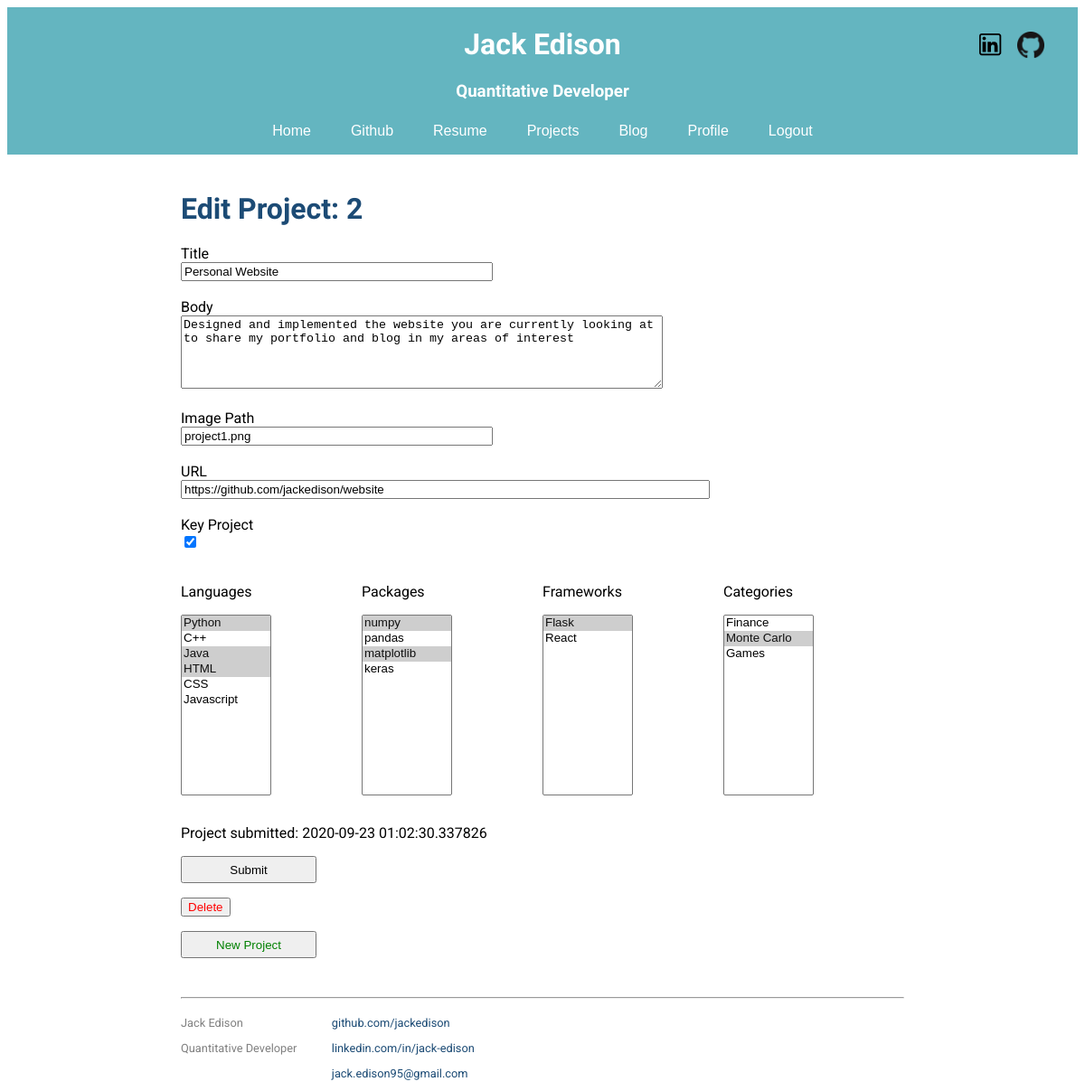
The app's page /edit_project/2 (signed in) with its own data.
### my_package/models.py (models this page shows, shortened)
class Projects(db.Model):
    id = db.Column(db.Integer, primary_key=True)
    title = db.Column(db.String(40))
    body = db.Column(db.String(190))
    date = db.Column(db.DateTime, index=True, default=datetime.utcnow)
    img_path = db.Column(db.String(60))  # Path to img
    url_to_link = db.Column(db.String(60))
    key_project = db.Column(db.Boolean)
    languages = db.relationship('Language', backref='author', lazy='dynamic')
    packages = db.relationship('Package', backref='author', lazy='dynamic')
    frameworks = db.relationship('Framework', backref='author', lazy='dynamic')
    categories = db.relationship('Category', backref='author', lazy='dynamic')
    def img(self):
        return '/images/'+self.img_path

### my_package/routes.py (the view)
@app.route('/edit_project/<id>', methods=['GET', 'POST'])
@login_required
def edit_project(id):
    print(current_user.username)
    if current_user.username != "Jack":
        return render_template('403.html')
    project = Projects.query.filter_by(id=id).first_or_404()
    form = ProjectForm()
    if form.validate_on_submit():  # If form is valid and submit
        if form.submit.data:
            project.title = form.title.data
            project.body = form.body.data
            project.img_path = form.img_path.data
            project.url_to_link = form.url_to_link.data
            project.key_project = form.key_project.data
            languages = project.languages
            for language in languages:
                db.session.delete(language)
            for language in form.languages.data:
                lang = Language(project_id=project.id, language=language)
                project.languages.append(lang)
            packages = project.packages
            for package in packages:
                db.session.delete(package)
            for package in form.packages.data:
                pack = Package(project_id=project.id, package=package)
                project.packages.append(pack)
            frameworks = project.frameworks
            for framework in frameworks:
                db.session.delete(framework)
            for framework in form.frameworks.data:
                frame = Framework(project_id=project.id, framework=framework)
                project.frameworks.append(frame)
            categories = project.categories
            for category in categories:
                db.session.delete(category)
            for category in form.categories.data:
                cat = Category(project_id=project.id, category=category)
                project.categories.append(cat)
            db.session.commit()
            flash('Your changes have been saved.')
        elif form.new_project.data:
            project = Projects()
            db.session.add(project)
            db.session.commit()
            return redirect(url_for('edit_project', id=project.id))
        elif form.delete.data:
            db.session.delete(project)
            db.session.commit()
            return redirect(url_for('index'))
    elif request.method == 'GET':  # If GET request for form then fill about_me
        form.title.data = project.title
        form.body.data = project.body
        form.img_path.data = project.img_path
        form.url_to_link.data = project.url_to_link
        form.key_project.data = project.key_project
        form.languages.data = [lang.language for lang in project.languages]
        form.packages.data = [pack.package for pack in project.packages]
        form.frameworks.data = [frame.framework for frame in project.frameworks]
        form.categories.data = [cat.category for cat in project.categories]
    return render_template('edit_project.html', project=project, form=form)

### my_package/forms.py
class ProjectForm(FlaskForm):
    title = wtforms.StringField('Title')
    body = wtforms.TextAreaField('Body')
    img_path = wtforms.StringField('Image Path')
    url_to_link = wtforms.StringField('URL')
    key_project = wtforms.BooleanField('Key Project')
    choice_manip = lambda x: [(y, y) for y in x]
    language_list = ['Python', 'C++', 'Java', 'HTML', 'CSS', 'Javascript']
    language_list = choice_manip(language_list)
    languages = wtforms.SelectMultipleField(u'Languages', choices=language_list)
    package_list = ['numpy', 'pandas', 'matplotlib', 'keras']
    package_list = choice_manip(package_list)
    packages = wtforms.SelectMultipleField(u'Packages', choices=package_list)
    framework_list = ['Flask', 'React']
    framework_list = choice_manip(framework_list)
    frameworks = wtforms.SelectMultipleField(u'Frameworks', choices=framework_list)
    category_list = ['Finance', 'Monte Carlo', 'Games']
    category_list = choice_manip(category_list)
    categories = wtforms.SelectMultipleField(u'Categories', choices=category_list)
    submit = wtforms.SubmitField('Submit')
    delete = wtforms.SubmitField('Delete')
    new_project = wtforms.SubmitField('New Project')

### my_package/models.py (called while the page is built)
@login.user_loader
def load_user(id):
    return User.query.get(int(id))

### my_package/routes.py (called while the page is built)
@app.before_request
def before_request():
    if current_user.is_authenticated:  # if user is logged in
        current_user.last_seen = datetime.utcnow()
        db.session.commit()

### my_package/templates/edit_project.html (shortened to what this page needs)
{% extends "base.html" %}
{% block content %}
<div class="container">
<h1>Edit Project: {{ project.id }}</h1>
<form action="" method="post">
    <p>
        {{ form.title.label }}<br>
        {{ form.title(size=40, maxlength=40)}}<br><br>
        {{ form.body.label }}<br>
        {{ form.body(rows=5, cols=64, maxlength=190)}}<br><br>
        {{ form.img_path.label }}<br>
        {{ form.img_path(size=40)}}<br><br>
        {{ form.url_to_link.label }}<br>
        {{ form.url_to_link(size=70)}}<br><br>
        {{ form.key_project.label }}<br>
        {{ form.key_project()}}<br><br>
        <div class="row_ep">
            <div class="column_ep">
                {{ form.languages.label }}<br>
                <p>{{ form.languages(class='multipleselect') }}</p>
            </div>
            <div class="column_ep">
                {{ form.packages.label }}<br>
                <p>{{ form.packages(class='multipleselect') }}</p>
            </div>
            <div class="column_ep">
                {{ form.frameworks.label }}<br>
                <p>{{ form.frameworks(class='multipleselect') }}</p>
            </div>
            <div class="column_ep">
                {{ form.categories.label }}<br>
                <p>{{ form.categories(class='multipleselect') }}</p>
            </div>
        </div>
        <p>Project submitted: {{ project.date }}</p>
    </p>
    <p>{{ form.submit(class='submit') }}</p>
    <p>{{ form.delete(class='delete') }}</p>
    <p>{{ form.new_project(class='new_project') }}</p>
</form>
</div>
{% endblock %}

### my_package/static/css/main.css (style rules this page uses)
.container { padding-top: 10px; margin-left: auto; margin-right: auto; max-width: 800px; font-family: 'Roboto', sans-serif; color: black; }
h1 { font-family: 'Open Sans', sans-serif; color: rgb(28, 75, 117); }
p, div { font-family: 'Roboto', sans-serif; }
body { background-color: rgb(255, 255, 255); }
.submit { width: 150px; height: 30px; }
.delete { color: red; }
.multipleselect { width: 100px; height: 200px; }
.new_project { width: 150px; height: 30px; color: green; }
.column_ep { float: left; width: 25%; padding: 0px; }
.row_ep::after { content: ""; clear: both; display: table; }

### records on screen
Projects: id "2", title "Personal Website", body "Designed and implemented the website you are currently looking at to share my portfolio and blog in my areas of interest", img_path "project1.png", url_to_link "https://github.com/jackedison/website", key_project "☑", date "2020-09-23 01:02:30.337826"
